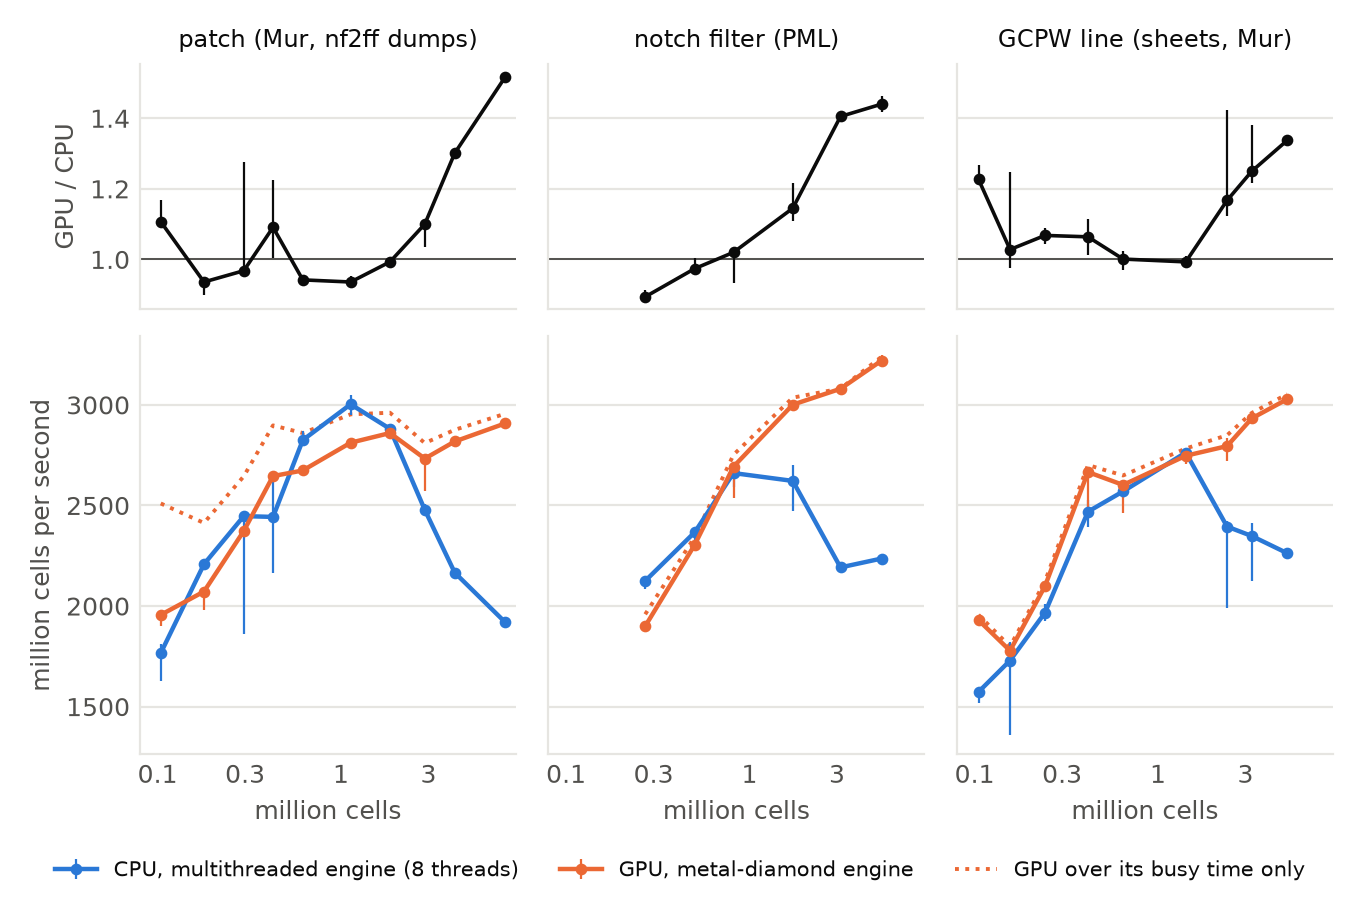

Reproduce this figure in Python.
"""GPU against CPU by grid size, snapshot cg29 (results/gpu_crossover_cg29_2026-11-05.txt, the size sweep of 2026-11-05).
Top row: the metal-diamond engine's speed over the multithreaded engine's at its faster thread count (8 at every point),
the median of the paired rounds and their range. Bottom row: the medians in MC/s with the range over the rounds, and the
GPU's rate over its busy time alone (cells x steps / GPU busy, from the OPENEMS_DIAMOND_TIMING=1 runs): the gap between
that line and the GPU's own is the time the GPU waits for the CPU."""
import os, re, sys, matplotlib.pyplot as plt
from style import *
F = sys.argv[1] if len(sys.argv) > 1 else os.path.join(os.path.dirname(os.path.abspath(__file__)), "..", "..", "results",
                                                       "gpu_crossover_cg29_2026-11-05.txt")
NUM = r"x?([\d.]+) \[([\d.]+)-([\d.]+)\]"
rows = {}
for line in open(F):
    if not line.startswith("# | ") or "| cells " in line:
        continue
    c = [x.strip() for x in line[3:].strip().strip("|").split("|")]
    model = c[0].rsplit(" s", 1)[0]
    rng = lambda k: tuple(map(float, re.match(NUM, c[k]).groups()))
    rows.setdefault(model, []).append(dict(cells=float(c[1].split()[0]), cpu=max((rng(3), rng(4)), key=lambda v: v[0]),
                                           gpu=rng(5), ratio=rng(6), only=float(c[10]) if c[10] != "-" else None))
names = {"patch antenna": "patch (Mur, nf2ff dumps)", "notch filter": "notch filter (PML)", "GCPW line": "GCPW line (sheets, Mur)"}
models = [m for m in names if m in rows]
fig, axs = plt.subplots(2, len(models), figsize=(6.8, 4.5), sharex=True, sharey="row", squeeze=False,
                        gridspec_kw={"height_ratios": [1, 1.7]})


def whiskers(ax, x, v, col, **kw):
    med, lo, hi = zip(*v)
    ax.errorbar(x, med, yerr=[[a - b for a, b in zip(med, lo)], [b - a for a, b in zip(med, hi)]], color=col, marker="o",
                ms=3.2, elinewidth=0.8, capsize=0, zorder=3, **kw)


for j, m in enumerate(models):
    pts = sorted(rows[m], key=lambda d: d["cells"]); x = [d["cells"] for d in pts]
    top, ax = axs[0][j], axs[1][j]
    top.axhline(1, color=INK2, lw=0.7, zorder=1)
    whiskers(top, x, [d["ratio"] for d in pts], INK, lw=1.3)
    top.set_title(names[m], fontsize=8.5, color=INK); clean(top)
    whiskers(ax, x, [d["cpu"] for d in pts], C[0], lw=1.6, label="CPU, multithreaded engine (8 threads)")
    whiskers(ax, x, [d["gpu"] for d in pts], C[1], lw=1.6, label="GPU, metal-diamond engine")
    xo = [d["cells"] for d in pts if d["only"]]; yo = [d["only"] for d in pts if d["only"]]
    ax.plot(xo, yo, ls=":", color=C[1], lw=1.4, label="GPU over its busy time only", zorder=2)
    ax.set_xscale("log"); ax.set_xticks([0.1, 0.3, 1, 3]); ax.set_xticklabels(["0.1", "0.3", "1", "3"]); ax.set_xlim(0.08, 9)
    ax.minorticks_off(); ax.set_xlabel("million cells"); clean(ax)
axs[0][0].set_ylabel("GPU / CPU"); axs[1][0].set_ylabel("million cells per second")
h, l = axs[1][0].get_legend_handles_labels(); o = sorted(range(len(l)), key=lambda i: ("CPU" not in l[i], "busy" in l[i]))
fig.legend([h[i] for i in o], [l[i] for i in o], frameon=False, ncol=3, loc="lower center", fontsize=7.5)
fig.tight_layout(rect=(0, 0.05, 1, 1))              # style.save without its tight_layout: the legend sits below the panels
fig.savefig("fig_crossover.pdf"); fig.savefig("fig_crossover.png", dpi=200); print("wrote fig_crossover")
